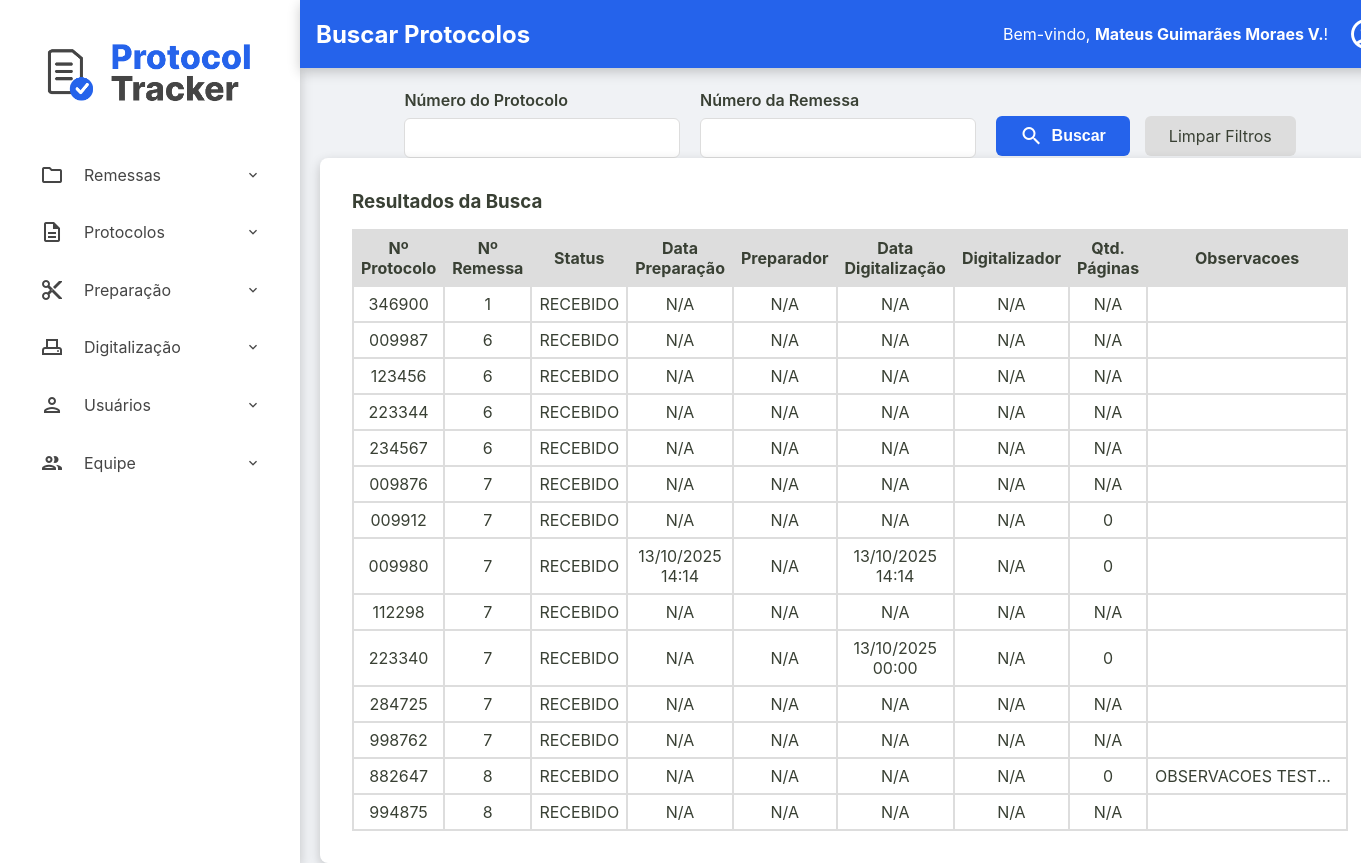
Page /admin/protocolos/buscar-protocolos (signed in) on the earlier database version.
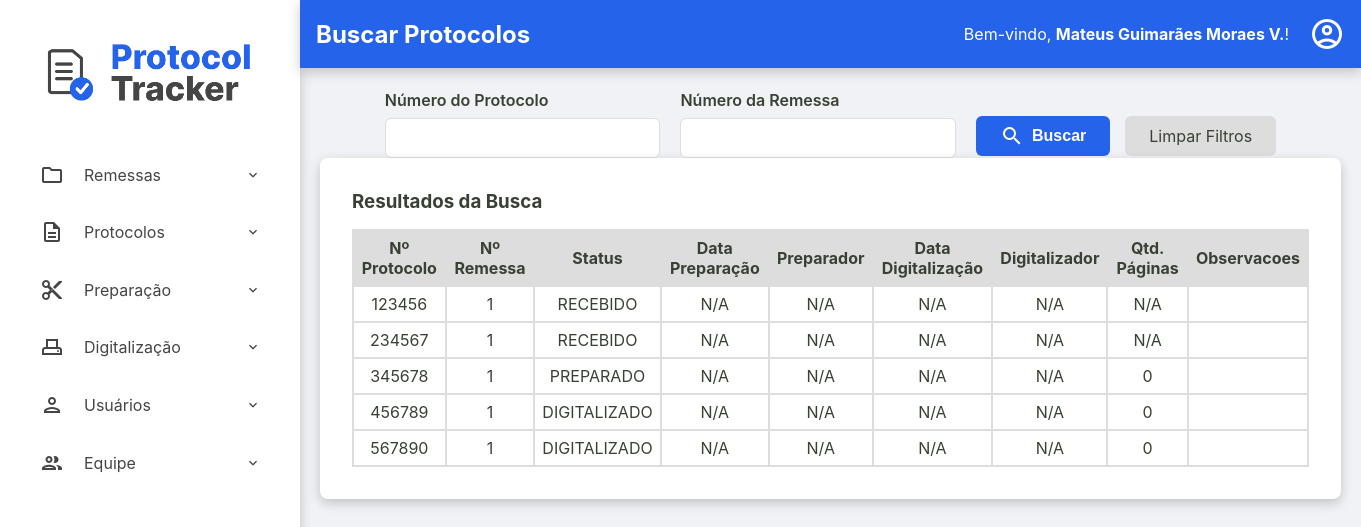
Same page on the later database version.
### tables this page shows
CREATE TABLE protocolos (
    id TEXT PRIMARY KEY,
    id_remessa TEXT NOT NULL,
    numero_protocolo TEXT NOT NULL UNIQUE,
    data_preparacao TEXT NULL,
    id_preparador INTEGER NULL,
    data_digitalizacao TEXT NULL,
    id_digitalizador INTEGER NULL,
    status TEXT NOT NULL DEFAULT 'RECEBIDO',
    quantidade_paginas INTEGER NULL CHECK (quantidade_paginas >= 0),
    observacoes TEXT NULL,
    FOREIGN KEY (id_remessa) REFERENCES remessas (id),
    FOREIGN KEY (id_preparador) REFERENCES usuarios (id),
    FOREIGN KEY (id_digitalizador) REFERENCES usuarios (id)
  );

CREATE TABLE remessas (
    numero_remessa INTEGER PRIMARY KEY, -- SQLite vai gerenciar o autoincremento aqui
    id TEXT NOT NULL UNIQUE, -- Seu ID de texto continua sendo obrigatório e único
    data_recebimento TEXT NOT NULL,
    data_entrega TEXT NULL,
    status TEXT NOT NULL DEFAULT 'RECEBIDO',
    quantidade_protocolos INTEGER NULL CHECK (quantidade_protocolos >= 0),
    id_administrador INTEGER NOT NULL,
    observacoes TEXT NULL,
    FOREIGN KEY (id_administrador) REFERENCES usuarios (id)
  );

### src/Controller/ProtocoloController.php (called while the page is built, shortened)
<?php
class ProtocoloController
{
    public function buscarProtocolos()
    {
        try {
            $numero_protocolo = $_GET['numero_protocolo'] ?? null;
            $numero_remessa = $_GET['numero_remessa'] ?? null;
            $listaProtocolos = $this->protocoloRepository->search($numero_protocolo, $numero_remessa);
            require __DIR__ . '/../../templates/admin/buscar-protocolos.php';
        } catch (Exception $e) {
            $this->home($e->getMessage());
        }
    }
}

### src/Repository/ProtocoloRepository.php (called while the page is built, shortened)
<?php
class ProtocoloRepository implements ProtocoloRepositoryInterface
{
    private PDO $connection;
    public function __construct(PDO $connection)
    {
        $this->connection = $connection;
    }
    public function search(?string $numero_protocolo = null, ?string $numero_remessa = null): array
    {
        $parametros = [];
        $sqlQuery = "SELECT
        p.numero_protocolo AS numero_protocolo,
        r.numero_remessa AS numero_remessa,
        p.status AS status_protocolo,
        p.data_preparacao AS data_preparacao,
        p.id_preparador AS id_preparador,
        p.data_digitalizacao AS data_digitalizacao,
        p.id_digitalizador AS id_digitalizador,
        p.quantidade_paginas AS quantidade_paginas,
        p.observacoes AS observacoes
        FROM protocolos as p
        JOIN remessas as r
        ON p.id_remessa = r.id";
        $sqlQuery .= ' ORDER BY r.numero_remessa, p.numero_protocolo;';
        $stmt = $this->connection->prepare($sqlQuery);
        $stmt->execute($parametros);
        return $stmt->fetchAll();
    }
}

### templates/admin/buscar-protocolos.php (the view)
<?php require __DIR__ . '/../components/_header.php'; ?>
<div class="form-container busca-container">
    <form action="/admin/protocolos/buscar-protocolos" method="get" class="busca-form">
        <div class="form-row">
            <div class="form-group">
                <label for="numero_protocolo">Número do Protocolo</label>
                <input type="text" id="numero_protocolo" name="numero_protocolo" value="<?= htmlspecialchars($_GET['numero_protocolo'] ?? '') ?>">
            </div>
            <div class="form-group">
                <label for="numero_remessa">Número da Remessa</label>
                <input type="text" id="numero_remessa" name="numero_remessa" value="<?= htmlspecialchars($_GET['numero_remessa'] ?? '') ?>">
            </div>
        </div>
        <div class="form-actions">
            <button type="submit" class="btn-buscar">
                <span class="material-icons-outlined">search</span> Buscar
            </button>
            <a href="/admin/protocolos/buscar-protocolos" class="btn-limpar">Limpar Filtros</a>
        </div>
    </form>
</div>
<div class="listagem-container busca-container">
    <h3>Resultados da Busca</h3>
    <table class="protocolos-table datatable-js">
        <thead>
            <tr>
                <th>Nº Protocolo</th>
                <th>Nº Remessa</th>
                <th>Status</th>
                <th>Data Preparação</th>
                <th>Preparador</th>
                <th>Data Digitalização</th>
                <th>Digitalizador</th>
                <th>Qtd. Páginas</th>
                <th>Observacoes</th>
            </tr>
        </thead>
        <tbody>
            <?php foreach ($listaProtocolos as $protocolo): ?>
                <tr>
                    <td><?= htmlspecialchars($protocolo['numero_protocolo']) ?></td>
                    <td><?= htmlspecialchars($protocolo['numero_remessa']) ?></td>
                    <td><?= htmlspecialchars($protocolo['status_protocolo']) ?></td>
                    <td><?= $protocolo['data_preparacao'] ? (new DateTimeImmutable($protocolo['data_preparacao']))->format('d/m/Y H:i') : 'N/A' ?></td>
                    <td><?= htmlspecialchars($protocolo['id_preparador'] ?? 'N/A') ?></td>
                    <td><?= $protocolo['data_digitalizacao'] ? (new DateTimeImmutable($protocolo['data_digitalizacao']))->format('d/m/Y H:i') : 'N/A' ?></td>
                    <td><?= htmlspecialchars($protocolo['id_digitalizador'] ?? 'N/A') ?></td>
                    <td><?= htmlspecialchars($protocolo['quantidade_paginas'] ?? 'N/A') ?></td>
                    <td class="coluna-observacoes" title="<?= htmlspecialchars($protocolo['observacoes'] ?? '') ?>"><?= htmlspecialchars($protocolo['observacoes']) ?? '' ?></td>
                </tr>
            <?php endforeach; ?>
        </tbody>
    </table>
</div>
<?php require __DIR__ . '/../components/_footer.php'; ?>

Differences in the rows shown:
removed protocolos: numero_protocolo "346900", remessas.numero_remessa "1", status "RECEBIDO", shows "N/A", id_preparador "N/A", id_digitalizador "N/A", quantidade_paginas "N/A"
removed protocolos: numero_protocolo "009987", remessas.numero_remessa "6", status "RECEBIDO", shows "N/A", id_preparador "N/A", id_digitalizador "N/A", quantidade_paginas "N/A"
removed protocolos: numero_protocolo "123456", remessas.numero_remessa "6", status "RECEBIDO", shows "N/A", id_preparador "N/A", id_digitalizador "N/A", quantidade_paginas "N/A"
removed protocolos: numero_protocolo "223344", remessas.numero_remessa "6", status "RECEBIDO", shows "N/A", id_preparador "N/A", id_digitalizador "N/A", quantidade_paginas "N/A"
removed protocolos: numero_protocolo "234567", remessas.numero_remessa "6", status "RECEBIDO", shows "N/A", id_preparador "N/A", id_digitalizador "N/A", quantidade_paginas "N/A"
removed protocolos: numero_protocolo "009876", remessas.numero_remessa "7", status "RECEBIDO", shows "N/A", id_preparador "N/A", id_digitalizador "N/A", quantidade_paginas "N/A"
removed protocolos: numero_protocolo "009912", remessas.numero_remessa "7", status "RECEBIDO", shows "N/A", id_preparador "N/A", id_digitalizador "N/A", quantidade_paginas "0"
removed protocolos: numero_protocolo "009980", remessas.numero_remessa "7", status "RECEBIDO", data_preparacao "13/10/2025 14:14", id_preparador "N/A", data_digitalizacao "13/10/2025 14:14", id_digitalizador "N/A", quantidade_paginas "0"
removed protocolos: numero_protocolo "112298", remessas.numero_remessa "7", status "RECEBIDO", shows "N/A", id_preparador "N/A", id_digitalizador "N/A", quantidade_paginas "N/A"
removed protocolos: numero_protocolo "223340", remessas.numero_remessa "7", status "RECEBIDO", shows "N/A", id_preparador "N/A", data_digitalizacao "13/10/2025 00:00", id_digitalizador "N/A", quantidade_paginas "0"
removed protocolos: numero_protocolo "284725", remessas.numero_remessa "7", status "RECEBIDO", shows "N/A", id_preparador "N/A", id_digitalizador "N/A", quantidade_paginas "N/A"
removed protocolos: numero_protocolo "998762", remessas.numero_remessa "7", status "RECEBIDO", shows "N/A", id_preparador "N/A", id_digitalizador "N/A", quantidade_paginas "N/A"
removed protocolos: numero_protocolo "882647", remessas.numero_remessa "8", status "RECEBIDO", shows "N/A", id_preparador "N/A", id_digitalizador "N/A", quantidade_paginas "0", observacoes "OBSERVACOES TEST…"
removed protocolos: numero_protocolo "994875", remessas.numero_remessa "8", status "RECEBIDO", shows "N/A", id_preparador "N/A", id_digitalizador "N/A", quantidade_paginas "N/A"
added protocolos: numero_protocolo "123456", remessas.numero_remessa "1", status "RECEBIDO", shows "N/A", id_preparador "N/A", id_digitalizador "N/A", quantidade_paginas "N/A"
added protocolos: numero_protocolo "234567", remessas.numero_remessa "1", status "RECEBIDO", shows "N/A", id_preparador "N/A", id_digitalizador "N/A", quantidade_paginas "N/A"
added protocolos: numero_protocolo "345678", remessas.numero_remessa "1", status "PREPARADO", shows "N/A", id_preparador "N/A", id_digitalizador "N/A", quantidade_paginas "0"
added protocolos: numero_protocolo "456789", remessas.numero_remessa "1", status "DIGITALIZADO", shows "N/A", id_preparador "N/A", id_digitalizador "N/A", quantidade_paginas "0"
added protocolos: numero_protocolo "567890", remessas.numero_remessa "1", status "DIGITALIZADO", shows "N/A", id_preparador "N/A", id_digitalizador "N/A", quantidade_paginas "0"
